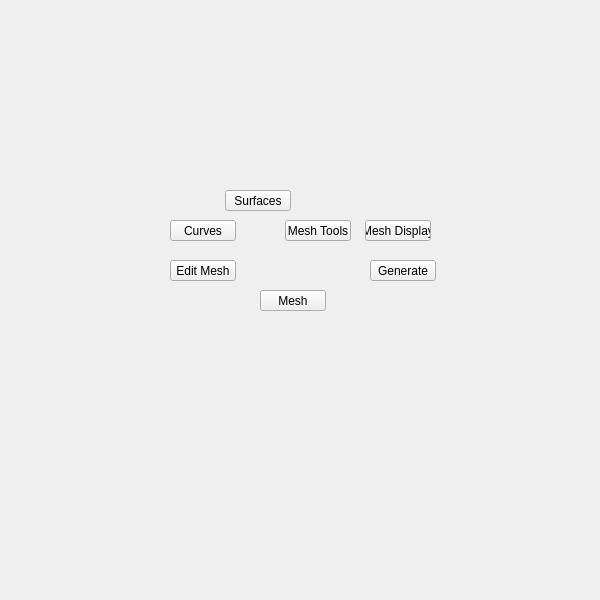
<?xml version="1.0" encoding="UTF-8"?>
<ui version="4.0">
 <class>QtUi</class>
 <widget class="QMainWindow" name="QtUi">
  <property name="enabled">
   <bool>true</bool>
  </property>
  <property name="geometry">
   <rect>
    <x>0</x>
    <y>0</y>
    <width>600</width>
    <height>600</height>
   </rect>
  </property>
  <property name="sizePolicy">
   <sizepolicy hsizetype="Ignored" vsizetype="Ignored">
    <horstretch>0</horstretch>
    <verstretch>0</verstretch>
   </sizepolicy>
  </property>
  <property name="minimumSize">
   <size>
    <width>0</width>
    <height>0</height>
   </size>
  </property>
  <property name="maximumSize">
   <size>
    <width>600</width>
    <height>600</height>
   </size>
  </property>
  <property name="toolButtonStyle">
   <enum>Qt::ToolButtonIconOnly</enum>
  </property>
  <property name="tabShape">
   <enum>QTabWidget::Triangular</enum>
  </property>
  <property name="dockNestingEnabled">
   <bool>true</bool>
  </property>
  <property name="dockOptions">
   <set>QMainWindow::AllowNestedDocks|QMainWindow::AllowTabbedDocks|QMainWindow::AnimatedDocks|QMainWindow::ForceTabbedDocks</set>
  </property>
  <widget class="QWidget" name="widget">
   <property name="sizePolicy">
    <sizepolicy hsizetype="Ignored" vsizetype="Ignored">
     <horstretch>0</horstretch>
     <verstretch>0</verstretch>
    </sizepolicy>
   </property>
   <widget class="QPushButton" name="i001">
    <property name="geometry">
     <rect>
      <x>260</x>
      <y>290</y>
      <width>66</width>
      <height>21</height>
     </rect>
    </property>
    <property name="minimumSize">
     <size>
      <width>0</width>
      <height>21</height>
     </size>
    </property>
    <property name="maximumSize">
     <size>
      <width>66</width>
      <height>21</height>
     </size>
    </property>
    <property name="accessibleName">
     <string>mesh</string>
    </property>
    <property name="text">
     <string>Mesh</string>
    </property>
   </widget>
   <widget class="QPushButton" name="i042">
    <property name="geometry">
     <rect>
      <x>170</x>
      <y>260</y>
      <width>66</width>
      <height>21</height>
     </rect>
    </property>
    <property name="minimumSize">
     <size>
      <width>0</width>
      <height>21</height>
     </size>
    </property>
    <property name="maximumSize">
     <size>
      <width>66</width>
      <height>21</height>
     </size>
    </property>
    <property name="accessibleName">
     <string>edit_mesh</string>
    </property>
    <property name="text">
     <string>Edit Mesh</string>
    </property>
   </widget>
   <widget class="QPushButton" name="i043">
    <property name="geometry">
     <rect>
      <x>285</x>
      <y>220</y>
      <width>66</width>
      <height>21</height>
     </rect>
    </property>
    <property name="minimumSize">
     <size>
      <width>0</width>
      <height>21</height>
     </size>
    </property>
    <property name="maximumSize">
     <size>
      <width>66</width>
      <height>21</height>
     </size>
    </property>
    <property name="accessibleName">
     <string>mesh_tools</string>
    </property>
    <property name="text">
     <string>Mesh Tools</string>
    </property>
   </widget>
   <widget class="QPushButton" name="i044">
    <property name="geometry">
     <rect>
      <x>365</x>
      <y>220</y>
      <width>66</width>
      <height>21</height>
     </rect>
    </property>
    <property name="minimumSize">
     <size>
      <width>0</width>
      <height>21</height>
     </size>
    </property>
    <property name="maximumSize">
     <size>
      <width>66</width>
      <height>21</height>
     </size>
    </property>
    <property name="accessibleName">
     <string>mesh_display</string>
    </property>
    <property name="text">
     <string>Mesh Display</string>
    </property>
   </widget>
   <widget class="QPushButton" name="i047">
    <property name="geometry">
     <rect>
      <x>370</x>
      <y>260</y>
      <width>66</width>
      <height>21</height>
     </rect>
    </property>
    <property name="minimumSize">
     <size>
      <width>0</width>
      <height>21</height>
     </size>
    </property>
    <property name="maximumSize">
     <size>
      <width>66</width>
      <height>21</height>
     </size>
    </property>
    <property name="accessibleName">
     <string>generate</string>
    </property>
    <property name="text">
     <string>Generate</string>
    </property>
   </widget>
   <widget class="QPushButton" name="i045">
    <property name="geometry">
     <rect>
      <x>170</x>
      <y>220</y>
      <width>66</width>
      <height>21</height>
     </rect>
    </property>
    <property name="minimumSize">
     <size>
      <width>0</width>
      <height>21</height>
     </size>
    </property>
    <property name="maximumSize">
     <size>
      <width>66</width>
      <height>21</height>
     </size>
    </property>
    <property name="accessibleName">
     <string>curves</string>
    </property>
    <property name="text">
     <string>Curves</string>
    </property>
   </widget>
   <widget class="QPushButton" name="i046">
    <property name="geometry">
     <rect>
      <x>225</x>
      <y>190</y>
      <width>66</width>
      <height>21</height>
     </rect>
    </property>
    <property name="minimumSize">
     <size>
      <width>0</width>
      <height>21</height>
     </size>
    </property>
    <property name="maximumSize">
     <size>
      <width>66</width>
      <height>21</height>
     </size>
    </property>
    <property name="accessibleName">
     <string>surfaces</string>
    </property>
    <property name="text">
     <string>Surfaces</string>
    </property>
   </widget>
  </widget>
 </widget>
 <resources/>
 <connections/>
 <designerdata>
  <property name="gridDeltaX">
   <number>5</number>
  </property>
  <property name="gridDeltaY">
   <number>10</number>
  </property>
  <property name="gridSnapX">
   <bool>true</bool>
  </property>
  <property name="gridSnapY">
   <bool>true</bool>
  </property>
  <property name="gridVisible">
   <bool>true</bool>
  </property>
 </designerdata>
</ui>
